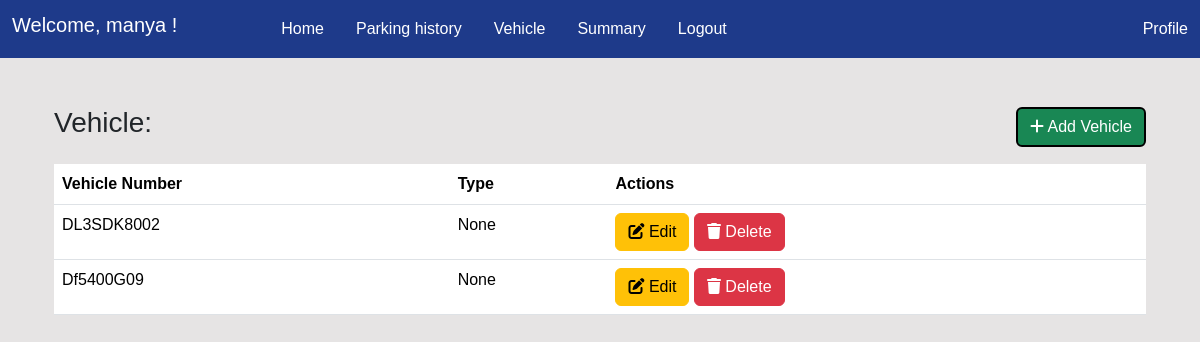
The page /vehicle (signed in) on the database as committed earlier.
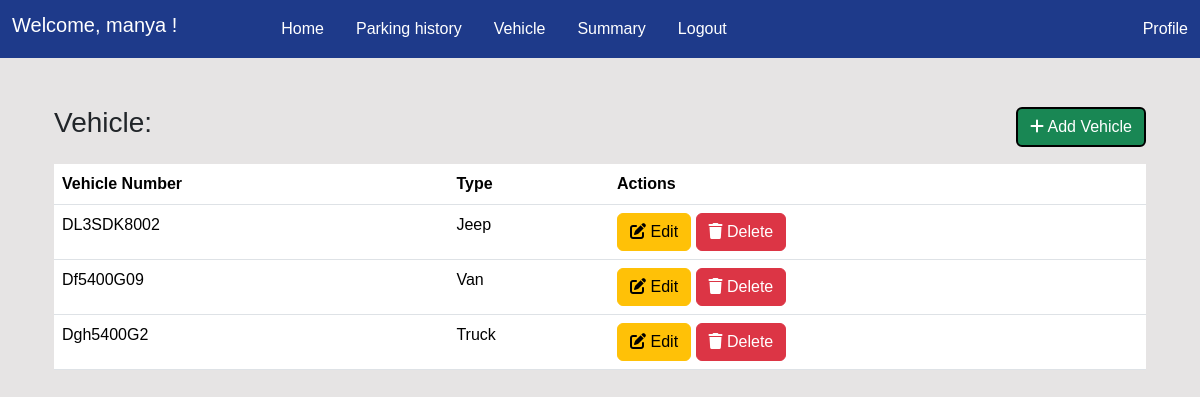
The same page on the database as committed later.
### models.py (models this page shows)
class Vehicle(db.Model):
    id = db.Column(db.Integer, primary_key=True)
    user_id = db.Column(db.Integer, db.ForeignKey('user.id'), nullable=False)
    vehicle_number = db.Column(db.String(25), unique=True, nullable=False)
    vehicle_type = db.Column(db.String(20))
    reserved_vehicle = db.relationship('Reservation', backref='vehicle', lazy=True,cascade="all, delete-orphan")

### routes.py (the view)
@app.route('/vehicle')
@auth_required
def vehicle():
    vehicles=Vehicle.query.filter_by(user_id=session['user_id']).all()
    return render_template('user/vehicle.html',vehicles=vehicles)

### routes.py (called while the page is built)
def auth_required(f):
    @wraps(f) #create different function object
    def decorated_function(*args, **kwargs):
        if 'user_id' not in session:
            return redirect(url_for('login'))
        else:
            return f(*args, **kwargs)
    return decorated_function

### templates/user/vehicle.html (shortened to what this page needs)
{% extends 'layout.html' %}
{% block content %}
<div class="container-fluid">
    <div class=" d-flex mt-5 flex-direction-row align-items-center">
        <h3>Vehicle:</h3>
        <a href="{{url_for('add_vehicle')}}" class="chfont btn btn-success" style="border:2px solid black">
            <i class="fa fa-plus" aria-hidden="true"></i>
            Add Vehicle
        </a>
    </div>
    <table class="table mt-3">
        <thead>
            <tr>
                <th>Vehicle Number</th>
                <th>Type</th>
                <th>Actions</th>
            </tr>
        <tbody>
            {% for vehicle in vehicles %}
            <tr>
                <td>{{vehicle.vehicle_number}}</td>
                <td>{{vehicle.vehicle_type}}</td>
                <td>
                    <a href="{{url_for('edit_vehicle',id=vehicle.id)}}" class="btn btn-warning">
                        <i class="fa fa-edit" aria-hidden="true"></i>
                        Edit
                    </a>
                    <a href="{{url_for('delete_vehicle',id=vehicle.id)}}" class="btn
                        btn-danger">
                        <i class="fa fa-trash" aria-hidden="true"></i>
                        Delete
                    </a>
                </td>
            </tr>
            {% endfor %}
        </tbody>
        </thead>
    </table>
</div>
{% endblock %}

Rows that differ between the two databases and show on the page:
changed Vehicle "DL3SDK8002": vehicle_type "None" → "Jeep"
changed Vehicle "Df5400G09": vehicle_type "None" → "Van"
added Vehicle: vehicle_number "Dgh5400G2", vehicle_type "Truck"
